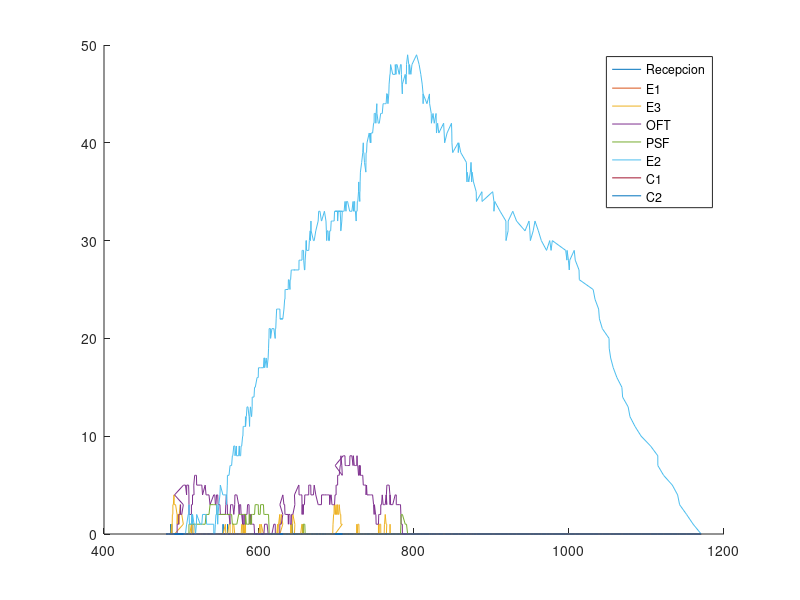

Write MATLAB code to recreate this figure.
t = [
480.0
480.2988265165794
480.33361612071974
482.7988606507879
483.0159146822613
483.222496129004
483.39940165638876
485.94766198636444
485.9481172707885
486.07310030535695
486.36941746041794
486.3900959909814
487.1092012956855
487.3433601507983
487.34842674204714
487.35877712933353
487.48159685668054
487.5480382719747
487.85286057054435
487.86855975144516
487.8909325010533
487.970929759048
488.21987991853234
488.64401378602315
488.73250100040605
488.7892456093446
488.7920718664586
488.8130864263419
488.89229304755406
488.9120142713915
489.05435410355034
489.26689643302905
489.4982381056987
490.2492089284501
490.3584698310012
490.5769764992666
490.72881582164615
492.35570998168754
494.24543796794944
494.3508157236885
494.35144397093256
494.3635234152583
494.8305553454467
495.05028419710294
496.1586548188219
496.34364009196634
496.48098116689823
496.8879046842463
496.9306005627918
496.9351824599941
497.1370827167002
497.14783621586446
498.3422482834608
498.7876984955779
498.9432652555927
499.9643479890571
500.19194201722394
500.3382661460047
502.3399418505767
491.0114705099752
502.56861444405445
502.87495950501716
502.92902163611114
503.0354387499045
503.37986017463624
503.38757856592775
505.1377947670511
506.5808671636155
506.7170211133226
508.67128825665486
508.7708293974812
508.80860041246694
509.17505184180754
509.5568519497465
509.64448143913864
509.6943679994529
509.7361288864977
510.2506246510231
510.6745185027671
510.6923312427249
512.7806421650365
512.8062735256299
513.140016366095
513.2369175129521
513.2972304817823
513.3063352564685
513.4785760738956
513.504585593208
513.832937912594
514.1761597807858
514.247235119003
514.2687977840822
516.1750044403864
515.8565904659475
517.0027080249203
518.1196322815044
519.2491690596542
519.5657790451443
524.1560087833292
524.519779762186
524.5365075895747
526.2255579629358
527.1373813221113
530.5312765446804
531.6858345327926
532.4483744870827
532.9414466613206
532.9774536382519
535.4677431384654
536.8218496273395
541.6134957343288
541.6959288782862
541.822158107937
541.8583746181514
542.9733037669346
543.6966040698721
544.4580105529835
545.213296137416
545.7140795886835
546.1899098229679
546.7303024139076
547.1906006845601
548.1691529407083
549.584354032547
550.1057853897737
553.402116609434
553.5448227844585
553.6518222260918
553.6872384764017
553.763475318682
553.8150144293405
556.5888012116195
557.1518728563295
557.8049254290776
558.0634969600021
558.5680247639425
559.0477549456762
559.0879704936503
559.2763388420975
559.3792480167822
559.4078782869759
559.4904022286214
559.605286553299
561.3062460610893
562.6492740629096
562.6737455118789
563.4121544608462
563.8553411065826
563.8671441478275
564.6660906325646
565.6169291125753
566.0904267915269
566.1162971333576
566.1831205686368
567.4688355459361
568.6850172045266
568.9061067771067
569.0554112446054
570.8459702256173
570.9224497078319
571.2180100316
571.2690177208649
571.3978425422274
573.7006726632746
574.4115416886946
574.634611804973
575.0314489543072
575.2440295829495
575.3275016697934
576.3125422506316
576.8943790590527
577.0147982660593
577.0317896291215
577.6771696441355
578.8717711399206
579.2226005354013
579.5833730165483
579.7232969179336
579.9310314258573
579.9784660432039
580.0306048684431
580.724656823039
581.004036641972
581.1025563698273
581.1296443446957
582.4165636036901
582.5437654724213
582.5521528041565
582.5661112724033
582.7286753992033
583.6645686926242
584.5225176731176
585.2606950750685
585.6145366291723
585.6372814160092
585.7201294822488
587.1562250720611
587.2442135417688
587.8296804025492
588.1012244469579
588.9177583639336
588.998975654845
590.2961443941041
590.4665510308124
591.1583180712265
591.2159351106138
591.5120096544196
591.5429266662659
591.7089814321272
591.7415464843037
593.5557578337846
594.2631521055841
595.0211761343718
595.1825879342816
597.5148046601329
597.8326138805376
597.8471525711284
598.984505203441
599.3144733649985
599.6069982120537
599.6411309476705
601.1027448506428
601.4754483041789
602.1080728588901
602.4551884798295
602.4993525978341
602.7313837240177
605.7603639622322
606.335563762362
607.1577853699566
607.2985692974884
609.2456728969503
610.4389756930476
611.7764727927843
612.3221494419702
612.7582850587971
612.8767282261541
613.0612210780669
613.0666343378347
614.7454039474255
614.9509769333033
616.6689476056378
619.1623356366337
620.7967391862603
620.938575187075
620.9514152862653
621.038908470845
621.6246830219981
622.1414195927582
622.778025955775
622.902854403532
622.9279663144265
624.0070582189798
624.1110936285277
624.245038426946
624.2920138530963
625.125965144461
625.2818299251102
625.3078567869417
626.7578751127138
626.9191727822522
627.2765531412523
627.6609099518838
627.7062476460395
628.7484776362492
630.7358557530108
626.9277865590603
630.7470876379563
632.1857194213438
633.1110936523431
633.5202666860623
633.64697266739
633.9027144195679
634.3590534076033
634.7147170037113
634.7158590246269
637.6448865467191
637.9185561552689
638.0074755213803
638.194966515444
638.2172568168169
638.7498325419259
639.9340780062934
640.1869059728612
640.6543618879942
640.6709516328791
640.7879063688634
641.6099116321567
641.8640840759763
642.0367170064557
642.385623775472
642.4473255495271
642.6677565031832
642.6717744097472
642.9358273584752
643.0311022586093
643.400662055207
643.4308392602865
643.6816249036738
646.2894314814994
645.7545701621209
651.2401882394208
651.509239157342
651.6483349074579
651.6518446323009
652.6963862691028
653.0934166635773
653.4212351611095
653.6532927108125
653.6546950297148
655.3199102926384
655.4824278716994
655.6154749827143
655.8994102567892
656.0483002004366
656.0587421329229
656.9309324104338
656.972364156059
657.4774461727552
657.6936881404971
658.6445534617151
659.096410553883
659.5585449493431
660.4357261176028
660.5574201418306
660.8290390557854
661.0704442709405
661.2156350155541
661.3333336260737
661.3506768116164
664.1461333417959
664.2272924490624
664.977224247159
665.9565775358716
666.1370769429618
666.2311342353778
666.4574237396574
666.6099144121993
666.7755695520133
666.9957605767997
666.9959134838374
667.0700392004018
667.267472594351
670.2658023097807
671.2315965282867
673.2554468693007
676.3348114058708
677.0145185927169
677.2147195647281
677.4184296054264
678.6546593034041
680.5664954146025
680.7345969543544
684.4154518630003
686.4258509672621
686.901288780037
687.3764092314661
687.8696473259249
688.148723945091
688.2447438282071
689.0486263691461
689.8050919283576
690.2691401391326
690.9083997484978
691.2328749683122
692.4669670810424
693.1658927208103
694.1069382362465
694.3991814234703
694.4163147079797
694.7397182202022
695.0157589885574
695.0439278870598
695.1352659908711
695.4985580591892
695.515519824102
696.2578267951801
696.7207174885242
696.7661307467243
696.9347503500902
697.4676048733215
698.1239076401283
698.4065690471807
698.4810846649656
699.4604074741667
699.4707574501621
699.8679335051712
699.9194393770496
701.2803698342764
701.4596449860061
701.4776672860386
702.2155751703164
702.6143353000755
702.682183674323
703.4579938730647
704.7548348426376
705.357377773653
705.4564692537347
705.6736109951335
706.8651766486015
707.4596146718761
698.2248207945947
708.5672483390282
708.9225701264688
709.8229096958751
710.9038891068747
711.1828560289873
712.1941129111326
712.876197679845
713.3684185049615
713.4550593386588
714.252902855782
716.9976242995107
717.357144851944
717.5617856510531
717.5643936685094
719.8043977156559
721.3994428754131
721.4385727713245
721.7866930915401
722.9094079060692
723.270796608471
723.3054878576878
723.4406678982142
723.4673226872004
723.9055135252231
724.4230042663081
725.3696024462906
725.6506840803148
725.9956938140331
726.0071818645073
726.2160491940693
726.3764869362361
726.5754103645405
726.8307316900201
726.8875343240148
727.4950525061448
728.4050692160615
728.7034674627413
728.8742714683522
729.1274534552144
730.060905075441
730.1393867478499
730.3266835339988
730.4847470487505
730.8385796363235
732.4603569519124
733.8856495395034
734.5572501676393
734.6173937176928
734.9549253297381
735.0595944484241
735.3194158790648
736.0772849724565
737.8889671079787
738.0119546994246
738.1458204327341
738.7707762002649
739.3543172050098
742.2063916187462
743.6330974611541
743.6727255485146
744.2838191570719
744.540392222194
744.9062722502002
744.9124773636253
746.589749321836
747.8263820196121
748.5112812103763
748.647736908649
748.961075370518
750.398132535153
750.561470142896
750.6992227217756
750.7414762811753
750.8087670130978
751.13354636284
752.0342271241312
752.2313498130666
753.9040952142071
754.0734629890401
754.1340088679663
754.1394213572446
754.5427974932894
754.9368918727215
754.9668028468759
755.2183477509599
757.0130677970951
757.05606814036
757.1689635366441
758.1270525046251
759.0213722693469
760.1518904345841
760.2374813893128
760.2505357479381
761.1371890399528
761.41122913818
761.4952391873047
761.8328062259471
761.9319833637095
761.9992873405381
762.8679018415262
764.0276976253217
764.8322802357283
764.3816373306362
765.0031954026798
765.3632089418704
765.3901313687794
765.5971201621682
766.3538687400141
767.4812541909706
767.8836341214452
768.9463872837579
768.957723998805
769.0595580523594
769.0813328598308
769.103432194742
769.1863701863258
769.8009232986608
772.5288192989295
775.7161719714074
775.8278614459023
776.7871828108262
777.075206765806
777.102700412155
777.5189838224767
778.1578585217934
780.8314107891835
781.0216175123451
782.5989793932926
783.0669533428138
783.4933409218477
783.7293730257736
784.3519575662276
784.9218223220042
785.0309333248432
788.6879600335034
789.6644401942918
790.2294354161884
790.3238767322498
791.7723702995307
793.2578481714561
793.7586757165512
794.2421806335173
795.9648308673336
797.3588432476186
803.3128233066749
806.6177161754218
808.7798726837393
810.5671988744681
811.7424591466253
811.7611065333842
811.7669535642474
816.7174688478328
819.9384966043434
820.1442916187748
822.2619648070771
822.4482962118776
824.5519490823112
826.1363202344081
828.4492257506537
828.7094729831912
829.0187116986768
830.4620958168177
832.0004408557644
838.2134984710989
838.9131197293067
839.529829871708
842.6498505003268
848.3779242936783
848.7824387111251
848.9479297832893
849.901998594518
856.9762483740219
857.1555227298097
857.7249500754995
860.3425921214766
867.5872916150397
867.8543813683731
868.398850394612
868.4520171454075
870.6631648963346
872.6867519172088
873.5571739031046
874.2411804764457
874.3924184815957
874.9308026267107
876.7506770177611
880.2576420806996
880.5318822881812
887.6533881147218
887.8127486633615
901.5432361684411
903.1308222299903
903.1360256116667
904.2166501023355
911.0810946992184
918.5845427817744
918.6346245431693
918.7447796207873
921.4018234331959
921.5299660779225
927.4347342214062
932.3340592105493
943.2337564919852
948.3914957113827
949.465706923383
950.1394686169549
953.8019298686171
956.1072726851326
960.4616844995633
964.2952157722439
971.0193928308797
975.1398796985036
976.8634122521345
978.4461914830412
995.7171324553068
997.2988302056513
997.4983794889421
999.2692131155865
1000.3320138550363
1000.9950528977802
1006.7546455572977
1008.0639634403464
1012.9392448678665
1013.3101621682051
1031.1796157509536
1033.5753876134886
1038.22551891542
1039.2326590285793
1042.9996307798147
1051.674517406514
1051.8664834893837
1053.7477698744906
1057.1035612025619
1061.7830562368797
1068.2438262131684
1069.1859188680778
1076.3003199997577
1078.6759063901259
1085.173176362947
1093.1073188637795
1105.248401787278
1114.567020757787
1114.6356982840077
1122.059356503892
1133.3145257769086
1140.1448740238409
1142.7090198640556
1151.6911304194323
1160.2161229285907
1170.5292004243981
];
x_2 = [
0.0
0.0
0.0
0.0
0.0
0.0
0.0
0.0
0.0
1.0
0.0
0.0
0.0
0.0
0.0
0.0
1.0
0.0
0.0
0.0
0.0
0.0
0.0
0.0
0.0
0.0
0.0
0.0
0.0
0.0
0.0
0.0
0.0
0.0
0.0
0.0
0.0
0.0
0.0
0.0
0.0
0.0
0.0
0.0
0.0
0.0
0.0
0.0
0.0
0.0
0.0
0.0
0.0
0.0
0.0
0.0
0.0
0.0
0.0
0.0
0.0
0.0
0.0
0.0
0.0
0.0
0.0
0.0
0.0
0.0
0.0
0.0
0.0
0.0
0.0
0.0
0.0
0.0
0.0
0.0
0.0
0.0
0.0
0.0
1.0
0.0
0.0
0.0
0.0
0.0
0.0
0.0
0.0
0.0
0.0
0.0
0.0
0.0
0.0
0.0
0.0
0.0
0.0
0.0
0.0
0.0
0.0
0.0
0.0
0.0
0.0
0.0
0.0
0.0
0.0
0.0
0.0
0.0
0.0
0.0
0.0
0.0
0.0
0.0
0.0
0.0
0.0
1.0
0.0
0.0
0.0
0.0
0.0
0.0
0.0
0.0
0.0
0.0
0.0
1.0
0.0
0.0
0.0
0.0
0.0
0.0
0.0
0.0
0.0
0.0
0.0
0.0
0.0
0.0
0.0
0.0
0.0
0.0
0.0
0.0
0.0
0.0
0.0
0.0
0.0
0.0
0.0
0.0
0.0
0.0
0.0
0.0
0.0
0.0
0.0
0.0
0.0
0.0
1.0
0.0
0.0
0.0
0.0
0.0
0.0
0.0
0.0
0.0
0.0
0.0
0.0
0.0
0.0
0.0
0.0
0.0
0.0
0.0
0.0
0.0
0.0
0.0
0.0
0.0
0.0
0.0
0.0
0.0
0.0
0.0
0.0
0.0
0.0
0.0
0.0
0.0
0.0
0.0
0.0
0.0
0.0
0.0
0.0
0.0
0.0
0.0
0.0
0.0
0.0
0.0
0.0
0.0
0.0
0.0
0.0
0.0
0.0
0.0
0.0
0.0
0.0
0.0
0.0
0.0
0.0
0.0
0.0
0.0
0.0
0.0
0.0
0.0
0.0
0.0
0.0
0.0
0.0
0.0
0.0
0.0
0.0
0.0
0.0
0.0
0.0
0.0
0.0
0.0
0.0
0.0
0.0
0.0
0.0
0.0
0.0
0.0
0.0
0.0
0.0
0.0
0.0
0.0
0.0
0.0
0.0
0.0
0.0
0.0
0.0
0.0
0.0
0.0
1.0
0.0
0.0
1.0
0.0
0.0
0.0
0.0
0.0
0.0
0.0
0.0
0.0
0.0
0.0
0.0
0.0
0.0
0.0
0.0
0.0
0.0
0.0
0.0
0.0
0.0
0.0
0.0
0.0
0.0
0.0
0.0
0.0
0.0
0.0
0.0
0.0
0.0
0.0
0.0
0.0
0.0
0.0
0.0
0.0
0.0
0.0
0.0
0.0
0.0
0.0
0.0
0.0
0.0
0.0
0.0
0.0
0.0
0.0
0.0
0.0
0.0
0.0
0.0
0.0
0.0
0.0
0.0
0.0
0.0
0.0
0.0
0.0
0.0
0.0
0.0
0.0
0.0
0.0
0.0
0.0
0.0
0.0
0.0
0.0
0.0
0.0
0.0
0.0
0.0
0.0
0.0
0.0
0.0
0.0
0.0
0.0
0.0
0.0
0.0
0.0
0.0
0.0
0.0
0.0
0.0
0.0
0.0
0.0
0.0
0.0
0.0
0.0
0.0
0.0
0.0
0.0
0.0
0.0
0.0
0.0
0.0
0.0
0.0
0.0
0.0
0.0
0.0
0.0
0.0
0.0
0.0
0.0
0.0
0.0
0.0
0.0
0.0
0.0
0.0
0.0
0.0
0.0
0.0
0.0
0.0
0.0
0.0
0.0
0.0
0.0
0.0
0.0
0.0
0.0
0.0
0.0
0.0
0.0
0.0
0.0
0.0
0.0
0.0
0.0
0.0
0.0
0.0
0.0
0.0
0.0
0.0
0.0
0.0
0.0
0.0
0.0
0.0
0.0
0.0
0.0
0.0
0.0
0.0
0.0
0.0
0.0
0.0
0.0
0.0
0.0
0.0
0.0
0.0
0.0
0.0
0.0
0.0
0.0
0.0
0.0
0.0
0.0
0.0
0.0
0.0
0.0
0.0
0.0
0.0
0.0
0.0
0.0
0.0
0.0
0.0
0.0
0.0
0.0
0.0
0.0
0.0
0.0
0.0
0.0
0.0
0.0
0.0
0.0
0.0
0.0
0.0
0.0
0.0
0.0
0.0
0.0
0.0
0.0
0.0
0.0
0.0
0.0
0.0
0.0
0.0
0.0
0.0
0.0
0.0
0.0
0.0
0.0
0.0
0.0
0.0
0.0
0.0
0.0
0.0
0.0
0.0
0.0
0.0
0.0
0.0
0.0
0.0
0.0
0.0
0.0
0.0
0.0
0.0
0.0
0.0
0.0
0.0
0.0
0.0
0.0
0.0
0.0
0.0
0.0
0.0
0.0
0.0
0.0
0.0
0.0
0.0
0.0
0.0
0.0
0.0
0.0
0.0
0.0
0.0
0.0
0.0
0.0
0.0
0.0
0.0
0.0
0.0
0.0
0.0
0.0
0.0
0.0
0.0
0.0
0.0
0.0
0.0
0.0
0.0
0.0
0.0
0.0
0.0
0.0
0.0
0.0
0.0
0.0
0.0
0.0
0.0
0.0
0.0
0.0
0.0
0.0
0.0
0.0
0.0
0.0
0.0
0.0
0.0
0.0
0.0
0.0
0.0
0.0
0.0
0.0
0.0
0.0
0.0
0.0
0.0
0.0
0.0
0.0
0.0
];
x_3 = [
0.0
0.0
0.0
0.0
0.0
0.0
0.0
0.0
0.0
0.0
0.0
0.0
0.0
0.0
0.0
0.0
0.0
0.0
0.0
0.0
0.0
0.0
0.0
0.0
0.0
0.0
0.0
0.0
0.0
0.0
0.0
0.0
0.0
0.0
0.0
0.0
0.0
0.0
0.0
0.0
0.0
0.0
0.0
0.0
0.0
0.0
0.0
0.0
0.0
0.0
0.0
0.0
0.0
0.0
0.0
0.0
0.0
0.0
0.0
0.0
0.0
0.0
0.0
0.0
0.0
0.0
0.0
0.0
0.0
0.0
0.0
0.0
0.0
0.0
0.0
0.0
0.0
0.0
0.0
0.0
0.0
0.0
0.0
0.0
0.0
0.0
0.0
0.0
0.0
0.0
0.0
0.0
0.0
0.0
0.0
0.0
0.0
0.0
0.0
0.0
0.0
0.0
0.0
0.0
0.0
0.0
0.0
0.0
0.0
0.0
0.0
0.0
0.0
0.0
0.0
0.0
0.0
0.0
0.0
0.0
0.0
0.0
0.0
0.0
0.0
0.0
0.0
0.0
0.0
0.0
0.0
0.0
0.0
0.0
0.0
0.0
0.0
0.0
0.0
0.0
0.0
0.0
0.0
0.0
0.0
0.0
0.0
0.0
0.0
0.0
0.0
0.0
0.0
0.0
0.0
0.0
0.0
0.0
0.0
0.0
0.0
0.0
0.0
0.0
0.0
0.0
0.0
0.0
0.0
0.0
0.0
0.0
0.0
0.0
0.0
0.0
0.0
0.0
0.0
0.0
0.0
0.0
0.0
0.0
0.0
0.0
0.0
0.0
0.0
0.0
0.0
0.0
0.0
0.0
0.0
0.0
0.0
0.0
0.0
0.0
0.0
0.0
0.0
0.0
0.0
0.0
0.0
0.0
0.0
0.0
0.0
0.0
0.0
0.0
0.0
0.0
0.0
0.0
0.0
0.0
0.0
0.0
0.0
0.0
0.0
0.0
0.0
0.0
0.0
0.0
0.0
0.0
0.0
0.0
0.0
0.0
0.0
0.0
0.0
0.0
0.0
0.0
0.0
0.0
0.0
0.0
0.0
0.0
0.0
0.0
0.0
0.0
0.0
0.0
0.0
0.0
0.0
0.0
0.0
0.0
0.0
0.0
0.0
0.0
0.0
0.0
0.0
0.0
0.0
0.0
0.0
0.0
0.0
0.0
0.0
0.0
0.0
0.0
0.0
0.0
0.0
0.0
0.0
0.0
0.0
0.0
0.0
0.0
0.0
0.0
0.0
0.0
0.0
0.0
0.0
0.0
0.0
0.0
0.0
0.0
0.0
0.0
0.0
0.0
0.0
0.0
0.0
0.0
0.0
0.0
0.0
0.0
0.0
0.0
0.0
0.0
0.0
0.0
0.0
0.0
0.0
0.0
0.0
0.0
0.0
0.0
0.0
0.0
0.0
0.0
0.0
0.0
0.0
0.0
0.0
0.0
0.0
0.0
0.0
0.0
0.0
0.0
0.0
0.0
0.0
0.0
0.0
0.0
0.0
0.0
0.0
0.0
0.0
0.0
0.0
0.0
0.0
0.0
0.0
0.0
0.0
0.0
0.0
0.0
0.0
0.0
0.0
0.0
0.0
0.0
0.0
0.0
0.0
0.0
0.0
0.0
0.0
0.0
0.0
0.0
0.0
0.0
0.0
0.0
0.0
0.0
0.0
0.0
0.0
0.0
0.0
0.0
0.0
0.0
0.0
0.0
0.0
0.0
0.0
0.0
0.0
0.0
0.0
0.0
0.0
0.0
0.0
0.0
0.0
0.0
0.0
0.0
0.0
0.0
0.0
0.0
0.0
0.0
0.0
0.0
0.0
0.0
0.0
0.0
0.0
0.0
0.0
0.0
0.0
0.0
0.0
0.0
0.0
0.0
0.0
0.0
0.0
0.0
0.0
0.0
0.0
0.0
0.0
0.0
0.0
0.0
0.0
0.0
0.0
0.0
0.0
0.0
0.0
0.0
0.0
0.0
0.0
0.0
0.0
0.0
0.0
0.0
0.0
0.0
0.0
0.0
0.0
0.0
0.0
0.0
0.0
0.0
0.0
0.0
0.0
0.0
0.0
0.0
0.0
0.0
0.0
0.0
0.0
0.0
0.0
0.0
0.0
0.0
0.0
0.0
0.0
0.0
0.0
0.0
0.0
0.0
0.0
0.0
0.0
0.0
0.0
0.0
0.0
0.0
0.0
0.0
0.0
0.0
0.0
0.0
0.0
0.0
0.0
0.0
0.0
0.0
0.0
0.0
0.0
0.0
0.0
0.0
0.0
0.0
0.0
0.0
0.0
0.0
0.0
0.0
0.0
0.0
0.0
0.0
0.0
0.0
0.0
0.0
0.0
0.0
0.0
0.0
0.0
0.0
0.0
0.0
0.0
0.0
0.0
0.0
0.0
0.0
0.0
0.0
0.0
0.0
0.0
0.0
0.0
0.0
0.0
0.0
0.0
0.0
0.0
0.0
0.0
0.0
0.0
0.0
0.0
0.0
0.0
0.0
0.0
0.0
0.0
0.0
0.0
0.0
0.0
0.0
0.0
0.0
0.0
0.0
0.0
0.0
0.0
0.0
0.0
0.0
0.0
0.0
0.0
0.0
0.0
0.0
0.0
0.0
0.0
0.0
0.0
0.0
0.0
0.0
0.0
0.0
0.0
0.0
0.0
0.0
0.0
0.0
0.0
0.0
0.0
0.0
0.0
0.0
0.0
0.0
0.0
0.0
0.0
0.0
0.0
0.0
0.0
0.0
0.0
0.0
0.0
0.0
0.0
0.0
0.0
0.0
0.0
0.0
0.0
0.0
0.0
0.0
0.0
0.0
0.0
0.0
0.0
0.0
0.0
0.0
];
x_4 = [
0.0
0.0
0.0
0.0
0.0
0.0
0.0
0.0
0.0
0.0
0.0
0.0
1.0
1.0
1.0
0.0
0.0
0.0
1.0
1.0
1.0
1.0
2.0
2.0
2.0
2.0
2.0
2.0
3.0
3.0
3.0
3.0
3.0
4.0
4.0
3.0
3.0
3.0
2.0
2.0
1.0
1.0
2.0
2.0
2.0
2.0
1.0
1.0
1.0
1.0
2.0
2.0
3.0
2.0
2.0
2.0
2.0
2.0
1.0
0.0
0.0
0.0
0.0
0.0
0.0
0.0
0.0
0.0
0.0
0.0
0.0
0.0
0.0
0.0
0.0
0.0
0.0
0.0
0.0
0.0
1.0
0.0
0.0
0.0
0.0
0.0
1.0
1.0
2.0
2.0
1.0
1.0
1.0
0.0
0.0
0.0
0.0
0.0
0.0
0.0
0.0
0.0
0.0
0.0
0.0
0.0
0.0
0.0
0.0
0.0
0.0
0.0
0.0
0.0
0.0
0.0
0.0
0.0
0.0
0.0
0.0
0.0
0.0
0.0
0.0
0.0
0.0
0.0
0.0
0.0
0.0
1.0
0.0
0.0
0.0
0.0
0.0
0.0
0.0
0.0
0.0
0.0
0.0
1.0
1.0
0.0
0.0
0.0
0.0
0.0
0.0
0.0
0.0
1.0
1.0
0.0
0.0
0.0
0.0
0.0
0.0
0.0
0.0
0.0
0.0
0.0
0.0
0.0
0.0
0.0
0.0
0.0
0.0
1.0
1.0
0.0
0.0
0.0
0.0
0.0
1.0
1.0
1.0
0.0
0.0
1.0
1.0
1.0
1.0
0.0
0.0
0.0
0.0
0.0
0.0
0.0
0.0
0.0
0.0
0.0
0.0
0.0
0.0
0.0
0.0
0.0
0.0
0.0
0.0
0.0
0.0
0.0
0.0
0.0
0.0
0.0
0.0
0.0
0.0
0.0
0.0
1.0
0.0
0.0
0.0
0.0
1.0
0.0
0.0
0.0
0.0
0.0
0.0
0.0
0.0
0.0
0.0
0.0
0.0
0.0
0.0
0.0
0.0
0.0
0.0
0.0
0.0
0.0
0.0
0.0
0.0
0.0
1.0
1.0
0.0
0.0
1.0
1.0
1.0
2.0
1.0
1.0
1.0
1.0
2.0
1.0
0.0
0.0
0.0
0.0
0.0
0.0
0.0
0.0
0.0
0.0
0.0
0.0
0.0
0.0
0.0
0.0
0.0
0.0
0.0
0.0
1.0
1.0
0.0
0.0
0.0
0.0
0.0
0.0
1.0
1.0
1.0
1.0
2.0
1.0
0.0
0.0
0.0
0.0
0.0
0.0
0.0
0.0
0.0
0.0
1.0
1.0
1.0
0.0
0.0
0.0
1.0
1.0
0.0
0.0
0.0
0.0
0.0
0.0
0.0
0.0
0.0
0.0
0.0
0.0
0.0
0.0
0.0
0.0
0.0
0.0
0.0
0.0
0.0
0.0
0.0
0.0
0.0
0.0
0.0
0.0
0.0
0.0
0.0
0.0
0.0
0.0
0.0
0.0
0.0
0.0
0.0
0.0
0.0
0.0
0.0
0.0
0.0
0.0
0.0
0.0
0.0
0.0
0.0
0.0
0.0
0.0
0.0
0.0
1.0
1.0
2.0
2.0
2.0
3.0
3.0
2.0
2.0
2.0
3.0
2.0
2.0
2.0
3.0
3.0
2.0
2.0
2.0
2.0
3.0
2.0
2.0
2.0
1.0
1.0
1.0
0.0
0.0
0.0
0.0
0.0
0.0
0.0
0.0
0.0
0.0
0.0
0.0
0.0
0.0
0.0
0.0
0.0
0.0
0.0
0.0
0.0
0.0
0.0
0.0
0.0
0.0
0.0
0.0
0.0
0.0
1.0
0.0
0.0
0.0
0.0
1.0
1.0
1.0
1.0
0.0
0.0
0.0
0.0
0.0
0.0
0.0
0.0
0.0
0.0
0.0
0.0
0.0
0.0
0.0
0.0
0.0
0.0
0.0
0.0
0.0
0.0
0.0
0.0
0.0
0.0
0.0
0.0
0.0
0.0
0.0
0.0
0.0
0.0
0.0
0.0
0.0
0.0
0.0
0.0
0.0
0.0
1.0
0.0
0.0
0.0
1.0
1.0
1.0
0.0
0.0
0.0
0.0
0.0
0.0
0.0
0.0
0.0
1.0
1.0
1.0
2.0
1.0
1.0
0.0
0.0
0.0
0.0
0.0
0.0
0.0
0.0
0.0
0.0
0.0
0.0
1.0
0.0
0.0
0.0
0.0
0.0
0.0
0.0
0.0
0.0
0.0
0.0
0.0
0.0
0.0
0.0
0.0
0.0
0.0
0.0
0.0
0.0
0.0
0.0
0.0
0.0
0.0
0.0
0.0
0.0
0.0
0.0
0.0
0.0
0.0
0.0
0.0
0.0
0.0
0.0
0.0
0.0
0.0
0.0
0.0
0.0
0.0
0.0
0.0
0.0
0.0
0.0
0.0
0.0
0.0
0.0
0.0
0.0
0.0
0.0
0.0
0.0
0.0
0.0
0.0
0.0
0.0
0.0
0.0
0.0
0.0
0.0
0.0
0.0
0.0
0.0
0.0
0.0
0.0
0.0
0.0
0.0
0.0
0.0
0.0
0.0
0.0
0.0
0.0
0.0
0.0
0.0
0.0
0.0
0.0
0.0
0.0
0.0
0.0
0.0
0.0
0.0
0.0
0.0
0.0
0.0
0.0
0.0
0.0
0.0
0.0
0.0
0.0
0.0
0.0
0.0
0.0
0.0
0.0
0.0
0.0
0.0
0.0
0.0
0.0
0.0
0.0
0.0
0.0
0.0
0.0
0.0
0.0
0.0
0.0
0.0
];
x_5 = [
0.0
0.0
0.0
0.0
0.0
0.0
0.0
0.0
0.0
0.0
0.0
0.0
0.0
0.0
0.0
0.0
0.0
0.0
0.0
0.0
0.0
0.0
0.0
0.0
0.0
0.0
0.0
0.0
0.0
0.0
0.0
0.0
0.0
0.0
0.0
0.0
0.0
0.0
0.0
0.0
1.0
1.0
1.0
1.0
1.0
1.0
2.0
2.0
2.0
2.0
2.0
2.0
2.0
3.0
2.0
2.0
2.0
2.0
3.0
4.0
5.0
5.0
5.0
5.0
5.0
5.0
5.0
4.0
5.0
5.0
5.0
5.0
5.0
4.0
3.0
2.0
2.0
2.0
2.0
2.0
2.0
3.0
3.0
3.0
3.0
3.0
3.0
3.0
3.0
3.0
4.0
4.0
4.0
5.0
6.0
6.0
6.0
5.0
5.0
5.0
5.0
5.0
4.0
5.0
4.0
4.0
4.0
4.0
4.0
3.0
4.0
4.0
4.0
4.0
4.0
3.0
3.0
4.0
4.0
4.0
4.0
3.0
3.0
3.0
2.0
2.0
2.0
2.0
2.0
2.0
2.0
2.0
3.0
4.0
4.0
3.0
3.0
3.0
2.0
2.0
2.0
2.0
2.0
2.0
1.0
2.0
3.0
3.0
3.0
3.0
3.0
3.0
3.0
3.0
2.0
3.0
4.0
4.0
4.0
4.0
4.0
4.0
4.0
3.0
2.0
3.0
3.0
3.0
3.0
3.0
2.0
2.0
2.0
2.0
1.0
2.0
1.0
1.0
1.0
1.0
1.0
1.0
1.0
2.0
2.0
2.0
2.0
1.0
1.0
2.0
2.0
2.0
3.0
3.0
3.0
3.0
3.0
2.0
2.0
1.0
1.0
2.0
2.0
1.0
1.0
1.0
1.0
1.0
1.0
1.0
1.0
0.0
0.0
0.0
0.0
0.0
0.0
0.0
0.0
0.0
0.0
0.0
0.0
0.0
0.0
0.0
0.0
0.0
0.0
1.0
1.0
1.0
1.0
0.0
0.0
0.0
0.0
0.0
0.0
0.0
0.0
0.0
1.0
1.0
1.0
1.0
0.0
0.0
0.0
0.0
0.0
0.0
0.0
0.0
0.0
0.0
0.0
0.0
0.0
0.0
1.0
1.0
1.0
1.0
1.0
2.0
3.0
4.0
3.0
3.0
2.0
2.0
2.0
2.0
2.0
2.0
2.0
1.0
2.0
2.0
2.0
2.0
2.0
1.0
1.0
1.0
1.0
1.0
2.0
2.0
2.0
2.0
2.0
2.0
2.0
2.0
2.0
2.0
2.0
3.0
4.0
5.0
5.0
4.0
4.0
4.0
4.0
4.0
4.0
4.0
4.0
3.0
2.0
3.0
3.0
3.0
3.0
2.0
3.0
3.0
3.0
4.0
4.0
4.0
4.0
4.0
4.0
4.0
4.0
4.0
4.0
5.0
5.0
5.0
5.0
5.0
5.0
5.0
5.0
4.0
4.0
4.0
4.0
4.0
5.0
4.0
3.0
3.0
3.0
3.0
3.0
3.0
4.0
4.0
4.0
4.0
4.0
4.0
4.0
4.0
4.0
4.0
4.0
4.0
3.0
4.0
4.0
3.0
3.0
3.0
3.0
3.0
3.0
3.0
3.0
3.0
3.0
3.0
3.0
3.0
3.0
4.0
4.0
4.0
4.0
5.0
5.0
5.0
5.0
5.0
6.0
6.0
6.0
6.0
6.0
7.0
7.0
7.0
8.0
7.0
6.0
7.0
8.0
8.0
8.0
8.0
7.0
7.0
7.0
7.0
7.0
7.0
7.0
8.0
8.0
8.0
8.0
7.0
8.0
8.0
7.0
7.0
7.0
7.0
7.0
7.0
7.0
7.0
7.0
7.0
7.0
7.0
8.0
8.0
7.0
7.0
7.0
6.0
6.0
6.0
7.0
7.0
6.0
7.0
7.0
6.0
6.0
6.0
5.0
5.0
5.0
5.0
5.0
5.0
5.0
5.0
4.0
5.0
4.0
4.0
4.0
4.0
4.0
4.0
4.0
4.0
4.0
3.0
2.0
2.0
3.0
2.0
2.0
2.0
2.0
2.0
1.0
1.0
1.0
1.0
1.0
1.0
1.0
2.0
2.0
2.0
2.0
2.0
2.0
3.0
3.0
4.0
3.0
3.0
3.0
3.0
3.0
3.0
3.0
3.0
3.0
3.0
4.0
3.0
4.0
5.0
5.0
5.0
5.0
5.0
5.0
5.0
4.0
4.0
3.0
3.0
3.0
4.0
3.0
3.0
4.0
4.0
4.0
4.0
3.0
3.0
3.0
3.0
3.0
3.0
2.0
1.0
1.0
1.0
1.0
0.0
0.0
0.0
0.0
0.0
0.0
0.0
0.0
0.0
0.0
0.0
0.0
0.0
0.0
0.0
0.0
0.0
0.0
0.0
0.0
0.0
0.0
0.0
0.0
0.0
0.0
0.0
0.0
0.0
0.0
0.0
0.0
0.0
0.0
0.0
0.0
0.0
0.0
0.0
0.0
0.0
0.0
0.0
0.0
0.0
0.0
0.0
0.0
0.0
0.0
0.0
0.0
0.0
0.0
0.0
0.0
0.0
0.0
0.0
0.0
0.0
0.0
0.0
0.0
0.0
0.0
0.0
0.0
0.0
0.0
0.0
0.0
0.0
0.0
0.0
0.0
0.0
0.0
0.0
0.0
0.0
0.0
0.0
0.0
0.0
0.0
0.0
0.0
0.0
0.0
0.0
0.0
0.0
0.0
0.0
0.0
0.0
0.0
0.0
0.0
0.0
0.0
0.0
0.0
0.0
0.0
0.0
0.0
0.0
0.0
0.0
0.0
0.0
0.0
0.0
0.0
0.0
];
x_6 = [
0.0
0.0
0.0
0.0
0.0
0.0
0.0
0.0
0.0
0.0
0.0
0.0
0.0
0.0
0.0
0.0
0.0
0.0
0.0
0.0
0.0
0.0
0.0
0.0
0.0
0.0
0.0
0.0
0.0
0.0
0.0
0.0
0.0
0.0
0.0
0.0
0.0
0.0
0.0
0.0
0.0
0.0
0.0
0.0
0.0
0.0
0.0
0.0
0.0
0.0
0.0
0.0
0.0
0.0
0.0
0.0
0.0
0.0
0.0
0.0
0.0
0.0
0.0
0.0
0.0
0.0
0.0
0.0
0.0
0.0
0.0
0.0
0.0
0.0
1.0
1.0
1.0
1.0
1.0
1.0
1.0
1.0
1.0
1.0
1.0
1.0
1.0
1.0
1.0
1.0
1.0
1.0
1.0
1.0
1.0
1.0
1.0
1.0
1.0
1.0
1.0
1.0
1.0
1.0
2.0
2.0
2.0
2.0
2.0
3.0
3.0
3.0
3.0
3.0
3.0
3.0
3.0
3.0
2.0
2.0
2.0
2.0
2.0
2.0
2.0
2.0
2.0
2.0
2.0
2.0
2.0
2.0
2.0
2.0
2.0
2.0
2.0
2.0
2.0
2.0
2.0
2.0
2.0
2.0
2.0
2.0
2.0
2.0
2.0
2.0
1.0
1.0
1.0
1.0
1.0
1.0
1.0
1.0
1.0
1.0
1.0
1.0
1.0
2.0
2.0
2.0
2.0
2.0
2.0
2.0
2.0
2.0
2.0
2.0
2.0
2.0
2.0
2.0
2.0
2.0
2.0
2.0
2.0
2.0
2.0
2.0
1.0
2.0
2.0
2.0
1.0
1.0
1.0
1.0
1.0
1.0
1.0
2.0
2.0
2.0
1.0
1.0
1.0
2.0
2.0
2.0
2.0
2.0
2.0
2.0
2.0
2.0
3.0
3.0
3.0
3.0
3.0
3.0
2.0
2.0
2.0
2.0
2.0
3.0
3.0
3.0
3.0
3.0
2.0
2.0
2.0
2.0
2.0
2.0
2.0
1.0
1.0
0.0
0.0
0.0
0.0
0.0
0.0
0.0
0.0
0.0
0.0
0.0
0.0
0.0
0.0
0.0
0.0
0.0
0.0
0.0
0.0
0.0
0.0
0.0
0.0
0.0
0.0
0.0
0.0
0.0
0.0
0.0
0.0
0.0
0.0
0.0
0.0
0.0
0.0
0.0
0.0
0.0
0.0
0.0
0.0
0.0
0.0
0.0
0.0
0.0
0.0
0.0
0.0
0.0
0.0
0.0
0.0
0.0
0.0
0.0
0.0
0.0
0.0
0.0
0.0
0.0
0.0
0.0
0.0
0.0
0.0
0.0
0.0
0.0
0.0
0.0
0.0
0.0
0.0
0.0
0.0
1.0
1.0
1.0
1.0
1.0
0.0
0.0
0.0
0.0
0.0
0.0
0.0
0.0
0.0
0.0
0.0
0.0
0.0
0.0
0.0
0.0
0.0
0.0
0.0
0.0
0.0
0.0
0.0
0.0
0.0
0.0
0.0
0.0
0.0
0.0
0.0
0.0
0.0
0.0
0.0
0.0
0.0
0.0
0.0
0.0
0.0
0.0
0.0
0.0
0.0
0.0
0.0
0.0
0.0
0.0
0.0
0.0
0.0
0.0
0.0
0.0
0.0
0.0
0.0
0.0
0.0
0.0
0.0
0.0
0.0
0.0
0.0
0.0
0.0
0.0
0.0
0.0
0.0
0.0
0.0
0.0
0.0
0.0
0.0
0.0
0.0
0.0
0.0
0.0
0.0
0.0
0.0
0.0
0.0
0.0
0.0
0.0
0.0
0.0
0.0
0.0
0.0
0.0
0.0
0.0
0.0
0.0
0.0
0.0
0.0
0.0
0.0
0.0
0.0
0.0
0.0
0.0
0.0
0.0
0.0
0.0
0.0
0.0
0.0
0.0
0.0
0.0
0.0
0.0
0.0
0.0
0.0
0.0
0.0
0.0
0.0
0.0
0.0
0.0
0.0
0.0
0.0
0.0
0.0
0.0
0.0
0.0
0.0
0.0
0.0
0.0
0.0
0.0
0.0
0.0
0.0
0.0
0.0
0.0
0.0
0.0
0.0
0.0
0.0
0.0
0.0
0.0
0.0
0.0
0.0
0.0
0.0
0.0
0.0
0.0
0.0
0.0
0.0
0.0
0.0
0.0
0.0
0.0
0.0
0.0
0.0
0.0
0.0
0.0
0.0
0.0
0.0
0.0
0.0
0.0
0.0
0.0
0.0
0.0
0.0
0.0
0.0
0.0
0.0
0.0
0.0
0.0
0.0
0.0
0.0
0.0
0.0
0.0
1.0
2.0
2.0
2.0
2.0
2.0
1.0
1.0
1.0
1.0
0.0
0.0
0.0
0.0
0.0
0.0
0.0
0.0
0.0
0.0
0.0
0.0
0.0
0.0
0.0
0.0
0.0
0.0
0.0
0.0
0.0
0.0
0.0
0.0
0.0
0.0
0.0
0.0
0.0
0.0
0.0
0.0
0.0
0.0
0.0
0.0
0.0
0.0
0.0
0.0
0.0
0.0
0.0
0.0
0.0
0.0
0.0
0.0
0.0
0.0
0.0
0.0
0.0
0.0
0.0
0.0
0.0
0.0
0.0
0.0
0.0
0.0
0.0
0.0
0.0
0.0
0.0
0.0
0.0
0.0
0.0
0.0
0.0
0.0
0.0
0.0
0.0
0.0
0.0
0.0
0.0
0.0
0.0
0.0
0.0
0.0
0.0
0.0
0.0
0.0
0.0
0.0
0.0
0.0
0.0
0.0
0.0
0.0
0.0
0.0
0.0
0.0
0.0
0.0
0.0
0.0
0.0
0.0
0.0
0.0
0.0
0.0
];
x_7 = [
0.0
0.0
0.0
0.0
0.0
0.0
0.0
0.0
0.0
0.0
0.0
0.0
0.0
0.0
0.0
0.0
0.0
0.0
0.0
0.0
0.0
0.0
0.0
0.0
0.0
0.0
0.0
0.0
0.0
0.0
0.0
0.0
0.0
0.0
0.0
0.0
0.0
0.0
0.0
0.0
0.0
0.0
0.0
0.0
0.0
0.0
0.0
0.0
0.0
0.0
0.0
0.0
0.0
0.0
0.0
0.0
0.0
0.0
0.0
0.0
0.0
0.0
0.0
0.0
0.0
0.0
0.0
1.0
1.0
2.0
2.0
2.0
2.0
2.0
2.0
3.0
2.0
1.0
1.0
1.0
1.0
1.0
2.0
2.0
2.0
2.0
2.0
2.0
2.0
1.0
1.0
2.0
1.0
1.0
1.0
0.0
1.0
2.0
1.0
1.0
1.0
1.0
2.0
2.0
2.0
1.0
1.0
1.0
1.0
1.0
1.0
0.0
0.0
0.0
0.0
1.0
2.0
2.0
3.0
2.0
1.0
2.0
3.0
4.0
5.0
4.0
4.0
4.0
4.0
4.0
4.0
4.0
4.0
4.0
3.0
4.0
5.0
5.0
6.0
6.0
6.0
6.0
6.0
6.0
7.0
7.0
7.0
7.0
7.0
7.0
8.0
8.0
8.0
8.0
9.0
9.0
9.0
8.0
9.0
8.0
8.0
8.0
8.0
8.0
9.0
9.0
8.0
8.0
8.0
8.0
9.0
9.0
9.0
9.0
10.0
10.0
11.0
11.0
11.0
11.0
11.0
11.0
11.0
11.0
11.0
11.0
12.0
12.0
11.0
11.0
12.0
13.0
13.0
13.0
13.0
13.0
12.0
12.0
11.0
12.0
13.0
13.0
12.0
12.0
13.0
14.0
14.0
14.0
14.0
14.0
14.0
15.0
15.0
15.0
16.0
16.0
16.0
16.0
17.0
17.0
17.0
17.0
17.0
17.0
17.0
17.0
17.0
17.0
18.0
18.0
17.0
18.0
17.0
18.0
19.0
20.0
20.0
21.0
21.0
21.0
20.0
21.0
21.0
20.0
20.0
20.0
21.0
21.0
22.0
23.0
23.0
23.0
23.0
23.0
23.0
23.0
23.0
23.0
23.0
23.0
23.0
22.0
22.0
22.0
22.0
22.0
22.0
22.0
23.0
24.0
24.0
25.0
25.0
25.0
25.0
25.0
25.0
26.0
26.0
26.0
26.0
26.0
25.0
26.0
26.0
26.0
26.0
27.0
27.0
27.0
27.0
27.0
27.0
27.0
27.0
27.0
27.0
27.0
27.0
27.0
27.0
27.0
27.0
28.0
28.0
28.0
28.0
28.0
28.0
28.0
28.0
28.0
29.0
29.0
29.0
29.0
29.0
29.0
29.0
28.0
27.0
27.0
28.0
29.0
30.0
30.0
30.0
30.0
29.0
29.0
29.0
29.0
30.0
31.0
31.0
30.0
30.0
31.0
31.0
32.0
32.0
32.0
31.0
30.0
30.0
31.0
32.0
33.0
33.0
33.0
33.0
32.0
32.0
33.0
32.0
31.0
30.0
31.0
31.0
31.0
31.0
30.0
30.0
30.0
31.0
31.0
32.0
32.0
32.0
32.0
32.0
32.0
32.0
32.0
32.0
32.0
32.0
32.0
32.0
32.0
33.0
33.0
33.0
33.0
33.0
33.0
33.0
33.0
33.0
32.0
32.0
33.0
33.0
33.0
33.0
33.0
32.0
31.0
31.0
32.0
33.0
33.0
33.0
33.0
33.0
34.0
34.0
33.0
34.0
34.0
34.0
34.0
33.0
33.0
33.0
33.0
33.0
34.0
34.0
33.0
34.0
34.0
34.0
34.0
33.0
33.0
33.0
32.0
33.0
33.0
33.0
33.0
33.0
33.0
34.0
34.0
34.0
35.0
36.0
35.0
35.0
34.0
35.0
35.0
36.0
37.0
38.0
39.0
40.0
39.0
39.0
39.0
39.0
38.0
37.0
38.0
39.0
39.0
40.0
41.0
40.0
41.0
40.0
41.0
41.0
41.0
41.0
42.0
42.0
43.0
43.0
43.0
43.0
42.0
42.0
42.0
43.0
44.0
43.0
42.0
42.0
42.0
42.0
42.0
42.0
42.0
42.0
43.0
43.0
43.0
43.0
43.0
44.0
44.0
44.0
44.0
44.0
44.0
44.0
44.0
44.0
44.0
44.0
45.0
45.0
45.0
45.0
45.0
45.0
44.0
45.0
46.0
47.0
47.0
47.0
47.0
47.0
47.0
48.0
47.0
47.0
48.0
47.0
48.0
48.0
48.0
48.0
47.0
47.0
48.0
48.0
48.0
47.0
46.0
45.0
46.0
47.0
46.0
47.0
48.0
49.0
48.0
47.0
48.0
47.0
48.0
49.0
48.0
47.0
46.0
45.0
44.0
45.0
44.0
45.0
44.0
43.0
42.0
43.0
42.0
43.0
42.0
41.0
42.0
41.0
42.0
41.0
40.0
41.0
42.0
41.0
40.0
39.0
40.0
39.0
40.0
39.0
38.0
37.0
36.0
37.0
36.0
37.0
38.0
37.0
36.0
37.0
36.0
35.0
34.0
35.0
34.0
35.0
34.0
33.0
34.0
33.0
32.0
31.0
30.0
31.0
32.0
33.0
32.0
31.0
32.0
31.0
30.0
31.0
32.0
31.0
30.0
29.0
30.0
29.0
30.0
29.0
28.0
29.0
28.0
27.0
28.0
29.0
28.0
27.0
26.0
25.0
24.0
23.0
22.0
21.0
20.0
19.0
18.0
17.0
16.0
15.0
14.0
13.0
12.0
11.0
10.0
9.0
8.0
7.0
6.0
5.0
4.0
3.0
2.0
1.0
0.0
];
x_8 = [
0.0
0.0
0.0
0.0
0.0
0.0
0.0
0.0
0.0
0.0
0.0
0.0
0.0
0.0
0.0
0.0
0.0
0.0
0.0
0.0
0.0
0.0
0.0
0.0
0.0
0.0
0.0
0.0
0.0
0.0
0.0
0.0
0.0
0.0
0.0
0.0
0.0
0.0
0.0
0.0
0.0
0.0
0.0
0.0
0.0
0.0
0.0
0.0
0.0
0.0
0.0
0.0
0.0
0.0
0.0
0.0
0.0
0.0
0.0
0.0
0.0
0.0
0.0
0.0
0.0
0.0
0.0
0.0
0.0
0.0
0.0
0.0
0.0
0.0
0.0
0.0
0.0
0.0
0.0
0.0
0.0
0.0
0.0
0.0
0.0
0.0
0.0
0.0
0.0
0.0
0.0
0.0
0.0
0.0
0.0
0.0
0.0
0.0
0.0
0.0
0.0
0.0
0.0
0.0
0.0
0.0
0.0
0.0
0.0
0.0
0.0
0.0
0.0
0.0
0.0
0.0
0.0
0.0
0.0
0.0
0.0
0.0
0.0
0.0
0.0
0.0
0.0
0.0
0.0
0.0
0.0
0.0
0.0
0.0
0.0
0.0
0.0
0.0
0.0
0.0
0.0
0.0
0.0
0.0
0.0
0.0
0.0
0.0
0.0
0.0
0.0
0.0
0.0
0.0
0.0
0.0
0.0
0.0
0.0
0.0
0.0
0.0
0.0
0.0
0.0
0.0
0.0
0.0
0.0
0.0
0.0
0.0
0.0
0.0
0.0
0.0
0.0
0.0
0.0
0.0
0.0
0.0
0.0
0.0
0.0
0.0
0.0
0.0
0.0
0.0
0.0
0.0
0.0
0.0
0.0
0.0
0.0
0.0
0.0
0.0
0.0
0.0
0.0
0.0
0.0
0.0
0.0
0.0
0.0
0.0
0.0
0.0
0.0
0.0
0.0
0.0
0.0
0.0
0.0
0.0
0.0
0.0
0.0
0.0
0.0
0.0
0.0
0.0
0.0
0.0
0.0
0.0
0.0
0.0
0.0
0.0
0.0
0.0
0.0
0.0
0.0
0.0
0.0
0.0
0.0
0.0
0.0
0.0
0.0
0.0
0.0
0.0
0.0
0.0
0.0
0.0
0.0
0.0
0.0
0.0
0.0
0.0
0.0
0.0
0.0
0.0
0.0
0.0
0.0
0.0
0.0
0.0
0.0
0.0
0.0
0.0
0.0
0.0
0.0
0.0
0.0
0.0
0.0
0.0
0.0
0.0
0.0
0.0
0.0
0.0
0.0
0.0
0.0
0.0
0.0
0.0
0.0
0.0
0.0
0.0
0.0
0.0
0.0
0.0
0.0
0.0
0.0
0.0
0.0
0.0
0.0
0.0
0.0
0.0
0.0
0.0
0.0
0.0
0.0
0.0
0.0
0.0
0.0
0.0
0.0
0.0
0.0
0.0
0.0
0.0
0.0
0.0
0.0
0.0
0.0
0.0
0.0
0.0
0.0
0.0
0.0
0.0
0.0
0.0
0.0
0.0
0.0
0.0
0.0
0.0
0.0
0.0
0.0
0.0
0.0
0.0
0.0
0.0
0.0
0.0
0.0
0.0
0.0
0.0
0.0
0.0
0.0
0.0
0.0
0.0
0.0
0.0
0.0
0.0
0.0
0.0
0.0
0.0
0.0
0.0
0.0
0.0
0.0
0.0
0.0
0.0
0.0
0.0
0.0
0.0
0.0
0.0
0.0
0.0
0.0
0.0
0.0
0.0
0.0
0.0
0.0
0.0
0.0
0.0
0.0
0.0
0.0
0.0
0.0
0.0
0.0
0.0
0.0
0.0
0.0
0.0
0.0
0.0
0.0
0.0
0.0
0.0
0.0
0.0
0.0
0.0
0.0
0.0
0.0
0.0
0.0
0.0
0.0
0.0
0.0
0.0
0.0
0.0
0.0
0.0
0.0
0.0
0.0
0.0
0.0
0.0
0.0
0.0
0.0
0.0
0.0
0.0
0.0
0.0
0.0
0.0
0.0
0.0
0.0
0.0
0.0
0.0
0.0
0.0
0.0
0.0
0.0
0.0
0.0
0.0
0.0
0.0
0.0
0.0
0.0
0.0
0.0
0.0
0.0
0.0
0.0
0.0
0.0
0.0
0.0
0.0
0.0
0.0
0.0
0.0
0.0
0.0
0.0
0.0
0.0
0.0
0.0
0.0
0.0
0.0
0.0
0.0
0.0
0.0
0.0
0.0
0.0
0.0
0.0
0.0
0.0
0.0
0.0
0.0
0.0
0.0
0.0
0.0
0.0
0.0
0.0
0.0
0.0
0.0
0.0
0.0
0.0
0.0
0.0
0.0
0.0
0.0
0.0
0.0
0.0
0.0
0.0
0.0
0.0
0.0
0.0
0.0
0.0
0.0
0.0
0.0
0.0
0.0
0.0
0.0
0.0
0.0
0.0
0.0
0.0
0.0
0.0
0.0
0.0
0.0
0.0
0.0
0.0
0.0
0.0
0.0
0.0
0.0
0.0
0.0
0.0
0.0
0.0
0.0
0.0
0.0
0.0
0.0
0.0
0.0
0.0
0.0
0.0
0.0
0.0
0.0
0.0
0.0
0.0
0.0
0.0
0.0
0.0
0.0
0.0
0.0
0.0
0.0
0.0
0.0
0.0
0.0
0.0
0.0
0.0
0.0
0.0
0.0
0.0
0.0
0.0
0.0
0.0
0.0
0.0
0.0
0.0
0.0
0.0
0.0
0.0
0.0
0.0
0.0
0.0
0.0
0.0
0.0
0.0
0.0
0.0
0.0
0.0
0.0
0.0
0.0
0.0
0.0
0.0
0.0
0.0
0.0
0.0
0.0
0.0
0.0
0.0
0.0
0.0
0.0
0.0
0.0
];
x_9 = [
0.0
0.0
0.0
0.0
0.0
0.0
0.0
0.0
0.0
0.0
0.0
0.0
0.0
0.0
0.0
0.0
0.0
0.0
0.0
0.0
0.0
0.0
0.0
0.0
0.0
0.0
0.0
0.0
0.0
0.0
0.0
0.0
0.0
0.0
0.0
0.0
0.0
0.0
0.0
0.0
0.0
0.0
0.0
0.0
0.0
0.0
0.0
0.0
0.0
0.0
0.0
0.0
0.0
0.0
0.0
0.0
0.0
0.0
0.0
0.0
0.0
0.0
0.0
0.0
0.0
0.0
0.0
0.0
0.0
0.0
0.0
0.0
0.0
0.0
0.0
0.0
0.0
0.0
0.0
0.0
0.0
0.0
0.0
0.0
0.0
0.0
0.0
0.0
0.0
0.0
0.0
0.0
0.0
0.0
0.0
0.0
0.0
0.0
0.0
0.0
0.0
0.0
0.0
0.0
0.0
0.0
0.0
0.0
0.0
0.0
0.0
0.0
0.0
0.0
0.0
0.0
0.0
0.0
0.0
0.0
0.0
0.0
0.0
0.0
0.0
0.0
0.0
0.0
0.0
0.0
0.0
0.0
0.0
0.0
0.0
0.0
0.0
0.0
0.0
0.0
0.0
0.0
0.0
0.0
0.0
0.0
0.0
0.0
0.0
0.0
0.0
0.0
0.0
0.0
0.0
0.0
0.0
0.0
0.0
0.0
0.0
0.0
0.0
0.0
0.0
0.0
0.0
0.0
0.0
0.0
0.0
0.0
0.0
0.0
0.0
0.0
0.0
0.0
0.0
0.0
0.0
0.0
0.0
0.0
0.0
0.0
0.0
0.0
0.0
0.0
0.0
0.0
0.0
0.0
0.0
0.0
0.0
0.0
0.0
0.0
0.0
0.0
0.0
0.0
0.0
0.0
0.0
0.0
0.0
0.0
0.0
0.0
0.0
0.0
0.0
0.0
0.0
0.0
0.0
0.0
0.0
0.0
0.0
0.0
0.0
0.0
0.0
0.0
0.0
0.0
0.0
0.0
0.0
0.0
0.0
0.0
0.0
0.0
0.0
0.0
0.0
0.0
0.0
0.0
0.0
0.0
0.0
0.0
0.0
0.0
0.0
0.0
0.0
0.0
0.0
0.0
0.0
0.0
0.0
0.0
0.0
0.0
0.0
0.0
0.0
0.0
0.0
0.0
0.0
0.0
0.0
0.0
0.0
0.0
0.0
0.0
0.0
0.0
0.0
0.0
0.0
0.0
0.0
0.0
0.0
0.0
0.0
0.0
0.0
0.0
0.0
0.0
0.0
0.0
0.0
0.0
0.0
0.0
0.0
0.0
0.0
0.0
0.0
0.0
0.0
0.0
0.0
0.0
0.0
0.0
0.0
0.0
0.0
0.0
0.0
0.0
0.0
0.0
0.0
0.0
0.0
0.0
0.0
0.0
0.0
0.0
0.0
0.0
0.0
0.0
0.0
0.0
0.0
0.0
0.0
0.0
0.0
0.0
0.0
0.0
0.0
0.0
0.0
0.0
0.0
0.0
0.0
0.0
0.0
0.0
0.0
0.0
0.0
0.0
0.0
0.0
0.0
0.0
0.0
0.0
0.0
0.0
0.0
0.0
0.0
0.0
0.0
0.0
0.0
0.0
0.0
0.0
0.0
0.0
0.0
0.0
0.0
0.0
0.0
0.0
0.0
0.0
0.0
0.0
0.0
0.0
0.0
0.0
0.0
0.0
0.0
0.0
0.0
0.0
0.0
0.0
0.0
0.0
0.0
0.0
0.0
0.0
0.0
0.0
0.0
0.0
0.0
0.0
0.0
0.0
0.0
0.0
0.0
0.0
0.0
0.0
0.0
0.0
0.0
0.0
0.0
0.0
0.0
0.0
0.0
0.0
0.0
0.0
0.0
0.0
0.0
0.0
0.0
0.0
0.0
0.0
0.0
0.0
0.0
0.0
0.0
0.0
0.0
0.0
0.0
0.0
0.0
0.0
0.0
0.0
0.0
0.0
0.0
0.0
0.0
0.0
0.0
0.0
0.0
0.0
0.0
0.0
0.0
0.0
0.0
0.0
0.0
0.0
0.0
0.0
0.0
0.0
0.0
0.0
0.0
0.0
0.0
0.0
0.0
0.0
0.0
0.0
0.0
0.0
0.0
0.0
0.0
0.0
0.0
0.0
0.0
0.0
0.0
0.0
0.0
0.0
0.0
0.0
0.0
0.0
0.0
0.0
0.0
0.0
0.0
0.0
0.0
0.0
0.0
0.0
0.0
0.0
0.0
0.0
0.0
0.0
0.0
0.0
0.0
0.0
0.0
0.0
0.0
0.0
0.0
0.0
0.0
0.0
0.0
0.0
0.0
0.0
0.0
0.0
0.0
0.0
0.0
0.0
0.0
0.0
0.0
0.0
0.0
0.0
0.0
0.0
0.0
0.0
0.0
0.0
0.0
0.0
0.0
0.0
0.0
0.0
0.0
0.0
0.0
0.0
0.0
0.0
0.0
0.0
0.0
0.0
0.0
0.0
0.0
0.0
0.0
0.0
0.0
0.0
0.0
0.0
0.0
0.0
0.0
0.0
0.0
0.0
0.0
0.0
0.0
0.0
0.0
0.0
0.0
0.0
0.0
0.0
0.0
0.0
0.0
0.0
0.0
0.0
0.0
0.0
0.0
0.0
0.0
0.0
0.0
0.0
0.0
0.0
0.0
0.0
0.0
0.0
0.0
0.0
0.0
0.0
0.0
0.0
0.0
0.0
0.0
0.0
0.0
0.0
0.0
0.0
0.0
0.0
0.0
0.0
0.0
0.0
0.0
0.0
0.0
0.0
0.0
0.0
0.0
0.0
0.0
0.0
0.0
0.0
0.0
0.0
0.0
0.0
0.0
0.0
0.0
0.0
];
x_10 = [
];


hold  on

plot(t,x_2, t, x_3 ,t, x_4,t, x_5 ,t, x_6,t, x_7, t, x_8,t,x_9);
legend('Recepcion', 'E1','E3','OFT','PSF','E2','C1','C2');

